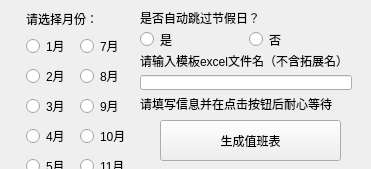
<?xml version="1.0" encoding="UTF-8"?>
<ui version="4.0">
 <class>MainWindow</class>
 <widget class="QMainWindow" name="MainWindow">
  <property name="geometry">
   <rect>
    <x>0</x>
    <y>0</y>
    <width>371</width>
    <height>169</height>
   </rect>
  </property>
  <property name="windowTitle">
   <string>Schedule-Generator</string>
  </property>
  <property name="windowIcon">
   <iconset>
    <normaloff>schedule.ico</normaloff>schedule.ico</iconset>
  </property>
  <property name="toolTip">
   <string/>
  </property>
  <widget class="QWidget" name="centralwidget">
   <property name="contextMenuPolicy">
    <enum>Qt::NoContextMenu</enum>
   </property>
   <widget class="QPushButton" name="pushButton">
    <property name="geometry">
     <rect>
      <x>160</x>
      <y>120</y>
      <width>181</width>
      <height>41</height>
     </rect>
    </property>
    <property name="text">
     <string>生成值班表</string>
    </property>
    <property name="checkable">
     <bool>false</bool>
    </property>
   </widget>
   <widget class="QWidget" name="formLayoutWidget">
    <property name="geometry">
     <rect>
      <x>20</x>
      <y>10</y>
      <width>111</width>
      <height>222</height>
     </rect>
    </property>
    <layout class="QFormLayout" name="formLayout">
     <item row="0" column="1">
      <widget class="QLabel" name="label">
       <property name="text">
        <string>请选择月份：</string>
       </property>
      </widget>
     </item>
     <item row="1" column="1">
      <layout class="QHBoxLayout" name="horizontalLayout_3">
       <item>
        <layout class="QVBoxLayout" name="verticalLayout_3">
         <item>
          <widget class="QRadioButton" name="radioButton">
           <property name="text">
            <string>1月</string>
           </property>
          </widget>
         </item>
         <item>
          <widget class="QRadioButton" name="radioButton_2">
           <property name="text">
            <string>2月</string>
           </property>
          </widget>
         </item>
         <item>
          <widget class="QRadioButton" name="radioButton_3">
           <property name="text">
            <string>3月</string>
           </property>
          </widget>
         </item>
         <item>
          <widget class="QRadioButton" name="radioButton_4">
           <property name="text">
            <string>4月</string>
           </property>
          </widget>
         </item>
         <item>
          <widget class="QRadioButton" name="radioButton_5">
           <property name="text">
            <string>5月</string>
           </property>
          </widget>
         </item>
         <item>
          <widget class="QRadioButton" name="radioButton_6">
           <property name="text">
            <string>6月</string>
           </property>
          </widget>
         </item>
        </layout>
       </item>
       <item>
        <layout class="QVBoxLayout" name="verticalLayout_5">
         <item>
          <widget class="QRadioButton" name="radioButton_7">
           <property name="text">
            <string>7月</string>
           </property>
          </widget>
         </item>
         <item>
          <widget class="QRadioButton" name="radioButton_8">
           <property name="text">
            <string>8月</string>
           </property>
          </widget>
         </item>
         <item>
          <widget class="QRadioButton" name="radioButton_9">
           <property name="text">
            <string>9月</string>
           </property>
          </widget>
         </item>
         <item>
          <widget class="QRadioButton" name="radioButton_10">
           <property name="text">
            <string>10月</string>
           </property>
          </widget>
         </item>
         <item>
          <widget class="QRadioButton" name="radioButton_11">
           <property name="text">
            <string>11月</string>
           </property>
          </widget>
         </item>
         <item>
          <widget class="QRadioButton" name="radioButton_12">
           <property name="text">
            <string>12月</string>
           </property>
          </widget>
         </item>
        </layout>
       </item>
      </layout>
     </item>
    </layout>
   </widget>
   <widget class="QWidget" name="verticalLayoutWidget">
    <property name="geometry">
     <rect>
      <x>140</x>
      <y>10</y>
      <width>212</width>
      <height>101</height>
     </rect>
    </property>
    <layout class="QVBoxLayout" name="verticalLayout">
     <item>
      <widget class="QLabel" name="label_2">
       <property name="text">
        <string>是否自动跳过节假日？</string>
       </property>
       <property name="alignment">
        <set>Qt::AlignLeading|Qt::AlignLeft|Qt::AlignVCenter</set>
       </property>
      </widget>
     </item>
     <item>
      <layout class="QHBoxLayout" name="horizontalLayout">
       <item>
        <widget class="QRadioButton" name="radioButton_14">
         <property name="text">
          <string>是</string>
         </property>
        </widget>
       </item>
       <item>
        <widget class="QRadioButton" name="radioButton_13">
         <property name="text">
          <string>否</string>
         </property>
        </widget>
       </item>
      </layout>
     </item>
     <item>
      <widget class="QLabel" name="label_3">
       <property name="text">
        <string>请输入模板excel文件名（不含拓展名）</string>
       </property>
      </widget>
     </item>
     <item>
      <widget class="QLineEdit" name="lineEdit"/>
     </item>
     <item>
      <widget class="QLabel" name="label_4">
       <property name="text">
        <string>请填写信息并在点击按钮后耐心等待</string>
       </property>
      </widget>
     </item>
    </layout>
   </widget>
   <widget class="QProgressBar" name="progressBar">
    <property name="geometry">
     <rect>
      <x>30</x>
      <y>180</y>
      <width>321</width>
      <height>20</height>
     </rect>
    </property>
    <property name="value">
     <number>0</number>
    </property>
    <property name="alignment">
     <set>Qt::AlignCenter</set>
    </property>
   </widget>
  </widget>
 </widget>
 <resources/>
 <connections/>
</ui>
